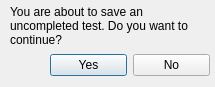
<?xml version="1.0" encoding="UTF-8"?>
<ui version="4.0">
 <class>saveCloseWindow</class>
 <widget class="QDialog" name="saveCloseWindow">
  <property name="geometry">
   <rect>
    <x>0</x>
    <y>0</y>
    <width>215</width>
    <height>87</height>
   </rect>
  </property>
  <property name="windowTitle">
   <string>Warning</string>
  </property>
  <widget class="QWidget" name="horizontalLayoutWidget">
   <property name="geometry">
    <rect>
     <x>50</x>
     <y>50</y>
     <width>160</width>
     <height>31</height>
    </rect>
   </property>
   <layout class="QHBoxLayout" name="horizontalLayout">
    <item>
     <widget class="QPushButton" name="pushButton">
      <property name="text">
       <string>Yes</string>
      </property>
     </widget>
    </item>
    <item>
     <widget class="QPushButton" name="pushButton_2">
      <property name="text">
       <string>No</string>
      </property>
     </widget>
    </item>
   </layout>
  </widget>
  <widget class="QLabel" name="label">
   <property name="geometry">
    <rect>
     <x>10</x>
     <y>0</y>
     <width>191</width>
     <height>51</height>
    </rect>
   </property>
   <property name="text">
    <string>You are about to save an uncompleted test. Do you want to continue?</string>
   </property>
   <property name="wordWrap">
    <bool>true</bool>
   </property>
  </widget>
 </widget>
 <resources/>
 <connections/>
</ui>
